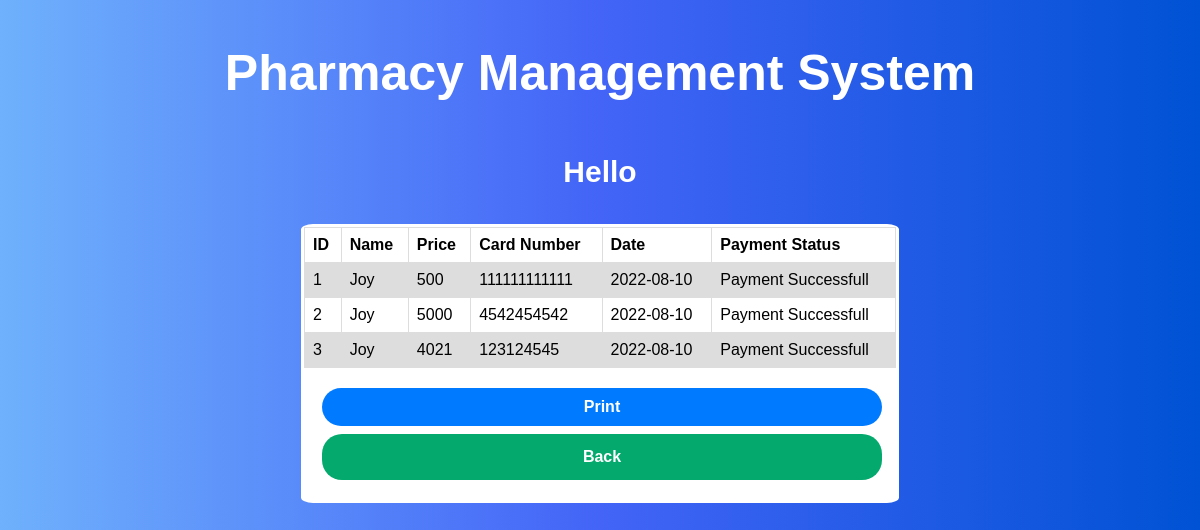
The app's page /view/report.php with its own data.
### tables this page shows
CREATE TABLE `sales` (
  `id` int(11) NOT NULL,
  `name` varchar(15) NOT NULL,
  `card` varchar(80) NOT NULL,
  `price` int(10) NOT NULL,
  `date` date NOT NULL DEFAULT current_timestamp(),
  `status` varchar(25) NOT NULL
);

### model/sales.php (called while the page is built, shortened)
<?php
    function getAllSales(){
        $conn = getConnection();
        $sql = "select * from sales";
        $result = mysqli_query($conn, $sql);
        if($result){
            return $result;
        }else{
            return false;
        }
    }
    ?>

### view/report.php (the view)
<?php
    include('header.php');
    require_once('../model/sales.php');
    $result=getAllSales();
?>
<div class="form-container">
<div class= "form">
<div class="sub-container">
<table>
  <tr>
    <th>ID</th>
    <th>Name</th>
    <th>Price</th>
    <th>Card Number</th>
    <th>Date</th>
    <th>Payment Status</th>
  </tr>
    <?php
    $id=1;
        while($row=mysqli_fetch_assoc($result)){
            echo "<tr>";
            echo "<td>".$id."</td>";
            echo "<td>".$row['name']."</td>";
            echo "<td>".$row['price']."</td>";
            echo "<td>".$row['card']."</td>";
            echo "<td>".$row['date']."</td>";
            echo "<td>".$row['status']."</td>";
           echo "</tr>";
            $id++;
        }
    ?>
</table>
<div class="left-container">
<button class="btn-primary" onclick="window.print();">Print</a>
        <button class="btn-success"><a href="./dashboard.php" >Back</a>
        </button>
    </div>
</div>
</div>
</div>
</body>
</html>

### assets/style.css (style rules this page uses)
body { font-family: Arial, Helvetica, sans-serif; background: #0052d4; background: -webkit-linear-gradient( to right, #6fb1fc, #4364f7, #0052d4 ); background: linear-gradient( to right, #6fb1fc, #4364f7, #0052d4 ); }
.form-container { display: flex; align-items: center; justify-content: center; }
.form-container .form { background-color: #ffffff; border: 3px solid #ffffff; border-radius: 2%; width: 50%; }
button { color: white; margin: 8px 16px; border: none; cursor: pointer; width: 100%; }
button { padding: 10px 16px; border: none; color: white; text-align: center; text-decoration: none; display: inline-block; font-size: 16px; font-weight: bold; margin: 4px 2px; cursor: pointer; border-radius: 20px; }
.left-container a, .sub-container a { border: none; color: white; text-align: center; text-decoration: none; display: inline-block; font-size: 16px; font-weight: bold; margin: 4px 2px; cursor: pointer; border-radius: 20px; }
.btn-primary { background-color: #007bff; border-color: #007bff; }
.btn-success { background-color: #04aa6d; border-color: #04aa6d; }
.left-container { font-size: 20px; color: #ffffff; font-weight: bold; padding: 16px; }
table { font-family: arial, sans-serif; border-collapse: collapse; width: 100%; background-color: #ffffff; padding: 10px; }
td, th { border: 1px solid #dddddd; text-align: left; padding: 8px; }
tr:nth-child(even) { background-color: #dddddd; }

### records on screen
sales: name "Joy", price "500", card "111111111111", date "2022-08-10", status "Payment Successfull"
sales: name "Joy", price "5000", card "4542454542", date "2022-08-10", status "Payment Successfull"
sales: name "Joy", price "4021", card "123124545", date "2022-08-10", status "Payment Successfull"
